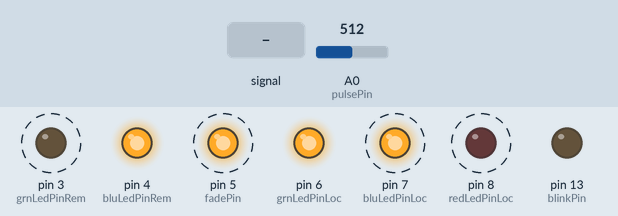
This sketch was run on a simulated Arduino Uno, built with avr-gcc and run on an emulated ATmega328P. On the bench: output pins drawn as LEDs (lit = HIGH). Dashed ring = blinking. Inputs (shaded band) come from the test bench; at power-on: A0 (pulsePin) = 512. What the sketch prints to the serial monitor is not drawn.

Above: at 13.2 s.
13.3 s: A0 (pulsePin) fed a 2 Hz sine of ±306 counts around its level
At 13.62 s:
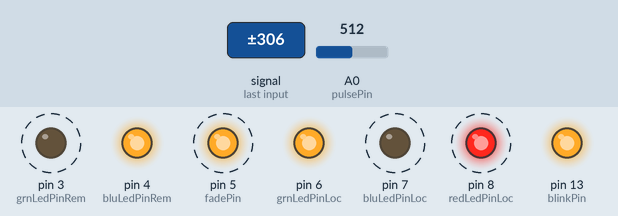
16.3 s: A0 (pulsePin) set to 521
19.3 s: A0 (pulsePin) set to 511
At 19.9 s:
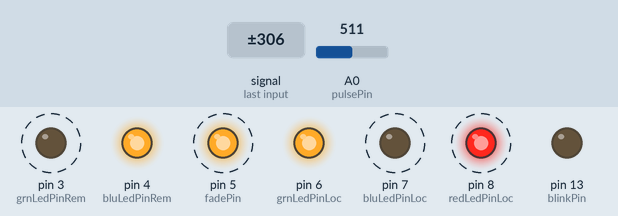
22.3 s: A0 (pulsePin) set to 716
At 23.5 s:
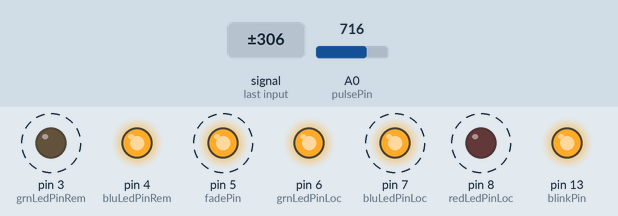
Timing chart, 0 to 26.3 s (numbered marks = the images above; inputs shaded):
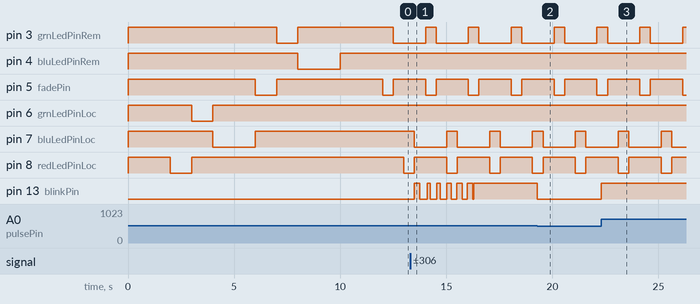

The sketch:

PulseSensorBeaTest2.ino
```cpp
/*
 PulseSensorBeatColor
Mods by Chris Jefferies, 12, 2012
Revamped original code from Pulse Sensor (see notes below)
This version uses a Fio, a 3.3V system, with xbee radios for 2 way communication.

The circuit uses 2 RGB LEDs for the setup.  They are common anode with 1K resistors in line
with the cathodes of each RGB color.  This still needs some refinement for matching the brightness/color
by adjusting the resistors.

XBee settings (use X-TCU). They mirror each other and have complimentary settings for MY and DL.
XBee 1:
PAN ID: 1111
DH: 0
DL: 12
MY: 11 (radio 17)

XBee 2:
PAN ID: 1111
DH: 0
DL: 11
MY: 12 (radio 18)

*/


/*
>> Pulse Sensor Amped 1.1 <<
 This code is for Pulse Sensor Amped by Joel Murphy and Yury Gitman
 www.pulsesensor.com
 >>> Pulse Sensor purple wire goes to Analog Pin 0 <<<
 Pulse Sensor sample aquisition and processing happens in the background via Timer 2 interrupt. 2mS sample rate.
 PWM on pins 3 and 11 will not work when using this code, because we are using Timer 2!
 The following variables are automatically updated:
 Signal :    int that holds the analog signal data straight from the sensor. updated every 2mS.
 IBI  :      int that holds the time interval between beats. 2mS resolution.
 BPM  :      int that holds the heart rate value, derived every beat, from averaging previous 10 IBI values.
 QS  :       boolean that is made true whenever Pulse is found and BPM is updated. User must reset.
 Pulse :     boolean that is true when a heartbeat is sensed then false in time with pin13 LED going out.

 This code is designed with output serial data to Processing sketch "PulseSensorAmped_Processing-xx"
 The Processing sketch is a simple data visualizer.
 All the work to find the heartbeat and determine the heartrate happens in the code below.
 Pin 13 LED will blink with heartbeat.
 If you want to use pin 13 for something else, adjust the interrupt handler
 It will also fade an LED on pin fadePin with every beat. Put an LED and series resistor from fadePin to GND.
 Check here for detailed code walkthrough:
 http://pulsesensor.myshopify.com/pages/pulse-sensor-amped-arduino-v1dot1

 Code Version 02 by Joel Murphy & Yury Gitman  Fall 2012
 This update changes the HRV variable name to IBI, which stands for Inter-Beat Interval, for clarity.
 Switched the interrupt to Timer2.  500Hz sample rate, 2mS resolution IBI value.
 Fade LED pin moved to pin 5 (use of Timer2 disables PWM on pins 3 & 11).
 Tidied up inefficiencies since the last version.
 */


#include<string.h>

// version setup
int majorVersion = 1;
int minorVersion = 1;
int buildVersion = 2;
String versString = "";
String thisVersion = versString + majorVersion + "." + minorVersion +"." + buildVersion;

//  Pulse Sensor variables
int pulsePin = 0;                 // Pulse Sensor purple wire connected to analog pin 0
int blinkPin = 13;                // pin to blink led at each beat
int fadePin = 5;                  // pin to do fancy classy fading blink at each beat
int fadeRate = 255;                 // de3fault = 0, used to fade LED on with PWM on fadePin

// RGB variables for remote LED
int grnLedPinRem = 3;  // Green LED, connected to digital pin 5
int bluLedPinRem = 4;  // Blue LED,  connected to digital pin 6
int redLedPinRem = 5;   // Red LED,   connected to digital pin 4

// RGB variables for local LED
int grnLedPinLoc = 6;  // Green LED, connected to digital pin 6
int bluLedPinLoc = 7;  // Blue LED,  connected to digital pin 7
int redLedPinLoc = 8;   // Red LED,   connected to digital pin 8

// Color arrays, RGB
int black[3]  = { 0, 0, 0 };
int white[3]  = { 80, 100, 100 };
int red[3]    = { 100, 0, 0 };
int green[3]  = { 0, 100, 0 };
int blue[3]   = { 0, 0, 100 };
int bluegreen[3]   = { 0, 100, 20 };
int dimwhite[3] = { 55, 55, 55 };
int purple[3] = { 80, 0, 80 };
int pink[3] = { 55, 0, 70 };
int orange[3] = { 55, 40, 0 };
int yellow[3] = { 100, 90, 0 };

// Color arrays, RGB - common anode
//int black[3]  = { 100, 100, 100 };
//int white[3]  = { 20, 0, 0 };
//int red[3]    = { 0, 100, 100 };
//int green[3]  = { 100, 0, 100 };
//int blue[3]   = { 100, 100, 0 };
//int bluegreen[3]   = { 100, 0, 80 };
//int dimwhite[3] = { 45, 45, 45 };
//int purple[3] = { 20, 100, 20 };
//int pink[3] = { 45, 100, 30 };
//int orange[3] = { 45, 60, 100 };
//int yellow[3] = { 0, 10, 100 };


const int terminatingChar = 13; // Terminate lines with CR
const int syncRange = 15; // the range of pulses within which we'll call it synchronized
int rBPM = 0; // remote beats per minute

// these variables are volatile because they are used during the interrupt service routine!
volatile int BPM;                   // used to hold the pulse rate
volatile int Signal;                // holds the incoming raw data
volatile int IBI = 600;             // holds the time between beats, the Inter-Beat Interval
volatile boolean Pulse = false;     // true when pulse wave is high, false when it's low
volatile boolean QS = false;        // becomes true when Arduoino finds a beat.

// ==================================================================
void setup(){
  pinMode(blinkPin,OUTPUT);         // pin that will blink to your heartbeat!
  pinMode(fadePin,OUTPUT);          // pin that will fade to your heartbeat!

  pinMode(redLedPinRem, OUTPUT);
  pinMode(grnLedPinRem, OUTPUT);
  pinMode(bluLedPinRem, OUTPUT);

  pinMode(redLedPinLoc, OUTPUT);
  pinMode(grnLedPinLoc, OUTPUT);
  pinMode(bluLedPinLoc, OUTPUT);

  Serial.begin(57600);             // we agree to talk fast!
  interruptSetup();                 // sets up to read Pulse Sensor signal every 2mS
  // UN-COMMENT THE NEXT LINE IF YOU ARE POWERING The Pulse Sensor AT LOW VOLTAGE,
  // AND APPLY THAT VOLTAGE TO THE A-REF PIN
  analogReference(EXTERNAL);


  // show version by LED
  // showVersionLED();
  Serial.print("started... BeatColor version: ");
  Serial.println(thisVersion);

  runTests();

}


// ==================================================================
void loop(){

    setLedColorRemote(red);
    delay(500);
    setLedColorRemote(green);
    delay(500);

    setLedColorLocal(red);
    delay(500);
    setLedColorLocal(blue);
    delay(500);

  // ledFadeToBeat();
  delay(20);                             //  take a break
}


// ==================================================================
/* various supporting methods */

// set the color of the remote RGB LED
void setRemoteLED(int beatValue){
  Serial.print("setRemoteLED: ");
  Serial.println(beatValue);

    setLedColorRemote(white);
    return;

  if (inSync(beatValue, rBPM)) {
        setLedColorRemote(white);
        return;
  }

  if (beatValue < 70) {
    setLedColorRemote(dimwhite);
    Serial.print("set: white, recd: ");
    Serial.println(beatValue);
  }
  else if (beatValue >= 71 && beatValue <= 80) {
    setLedColorRemote(yellow);
    Serial.print("set: yellow, recd: ");
    Serial.println(beatValue);
  }
  else if (beatValue >= 81 && beatValue <= 90) {
    setLedColorRemote(green);
    Serial.print("set: green, recd: ");
    Serial.println(beatValue);
  }
  else if (beatValue >= 91 && beatValue <= 100) {
    setLedColorRemote(blue);
    Serial.print("set: blue, recd: ");
    Serial.println(beatValue);
  }
  else if (beatValue >= 101 && beatValue <= 120) {
    setLedColorRemote(purple);
    Serial.print("set: purple, recd: ");
    Serial.println(beatValue);
  }
  else if (beatValue >= 121 && beatValue <= 150) {
    setLedColorRemote(red);
    Serial.print("set: red, recd: ");
    Serial.println(beatValue);
  }
  else {
    setLedColorRemote(white);
    Serial.print("set: white high, recd: ");
    Serial.println(beatValue);
  }
    delay(30);
    setLedColorLocal(black);
}

// set the color of the remote RGB LED
void setLocalLED(int bpm){
  int beatValue = bpm;

  Serial.print("setLocalLED: ");
  Serial.println(beatValue);

    setLedColorRemote(white);
    return;


    if (inSync(beatValue, BPM)) {
        setLedColorLocal(white);
        return;
  }

  if (beatValue < 70) {
    setLedColorLocal(dimwhite);
    // Serial.print("set: white, recd: ");
    // Serial.println(beatValue);
  }
  else if (beatValue >= 71 && beatValue <= 80) {
    setLedColorLocal(yellow);
    // Serial.print("set: yellow, recd: ");
    // Serial.println(beatValue);
  }
  else if (beatValue >= 81 && beatValue <= 90) {
    setLedColorLocal(green);
    // Serial.print("set: green, recd: ");
    // Serial.println(beatValue);
  }
  else if (beatValue >= 91 && beatValue <= 100) {
    setLedColorLocal(blue);
    // Serial.print("set: blue, recd: ");
    // Serial.println(beatValue);
  }
  else if (beatValue >= 101 && beatValue <= 120) {
    setLedColorLocal(purple);
    // Serial.print("set: purple, recd: ");
    // Serial.println(beatValue);
  }
  else if (beatValue >= 121 && beatValue <= 150) {
    setLedColorLocal(red);
    // Serial.print("set: red, recd: ");
    // Serial.println(beatValue);
  }
  else {
    setLedColorLocal(white);
    // Serial.print("set: white high, recd: ");
    // Serial.println(beatValue);
  }
    delay(30);
    setLedColorLocal(black);
}

boolean inSync(int bpm1, int bpm2){
  int minRange = min(bpm1,bpm2);
  int maxRange = max(bpm1,bpm2);
  if (maxRange - minRange <= syncRange){
    return true;
  }
  return false;
}

void ledFadeToBeat(){
  fadeRate -= 15;                         //  set LED fade value
  fadeRate = constrain(fadeRate,0,255);   //  keep LED fade value from going into negative numbers!
  analogWrite(fadePin,fadeRate);          //  fade LED
}

void sendDataToProcessing(char symbol, int data ){
  Serial.print(symbol);                // symbol prefix tells Processing what type of data is coming
  Serial.println(data);                // the data to send culminating in a carriage return
}

// send data to remote/mirror system
void sendDataToMirror(char symbol, int data ){
  // Serial.print("sending to mirror: "); // show what we're sending
  // Serial.println(data);                // the data to send culminating in a carriage return

  Serial.print(symbol);                // symbol prefix tells the mirror what type of data is coming
  Serial.println(data);                // the data to send culminating in a carriage return
}

void setLedColorRemote(int color[3]){
  // Convert to 0-255
  int R = (color[0] * 255) / 100;
  int G = (color[1] * 255) / 100;
  int B = (color[2] * 255) / 100;

  analogWrite(redLedPinRem, 255 - R);   // Write current values to LED pins
  analogWrite(grnLedPinRem, 255 - G);   // subtract from 255 for LED wired up as common anode
  analogWrite(bluLedPinRem, 255 - B);   // no subtraction for LED wired up as common cathode
  // Serial.print("color: ");  Serial.print(R); Serial.print(G); Serial.println(B);

}

void setLedColorLocal(int color[3]){
  // Convert to 0-255
  int R = (color[0] * 255) / 100;
  int G = (color[1] * 255) / 100;
  int B = (color[2] * 255) / 100;

  analogWrite(redLedPinLoc, 255 - R);   // Write current values to LED pins
  analogWrite(grnLedPinLoc, 255 - G);   // subtract from 255 for LED wired up as common anode
  analogWrite(bluLedPinLoc, 255 - B);   // no subtraction for LED wired up as common cathode
  // Serial.print("color: ");  Serial.print(R); Serial.print(G); Serial.println(B);

}


// ---------------------------------------------
// read serial port
char* serialReader(){
  static char serialReadString[50] = "";
  int index=0;
  int inByte = Serial.read();

  if (inByte > 0 && inByte != terminatingChar) { // If we see data (inByte > 0) and that data isn't a carriage return
    delay(50); //Allow serial data time to collect (I think. All I know is it doesn't work without this.)

    while (Serial.available() > 0 && inByte != terminatingChar && index <= 49){ // As long as EOL not found and there's more to read, keep reading
      serialReadString[index] = inByte; // Save the data in a character array
      index++; // increment position in array
      inByte = Serial.read(); // Read next byte
    }

    if (index >= 49){
      return "b"; // return this when the buffer is full
    }

    // If we terminated properly
    if (inByte == terminatingChar) {
      serialReadString[index] = 0; //Null terminate the serialReadString (Overwrites last position char (terminating char) with 0
      return serialReadString;
    }
  }
  return "n"; // return this when nothing is recieved...
}


// ---------------------------------------------
// convert string to int
int stringToInt(String thisString) {
  int i, value, length;
  length = thisString.length();
  char blah[(length+1)];
  for(i=0; i<length; i++) {
    blah[i] = thisString.charAt(i);
  }
  blah[i]=0;
  value = atoi(blah);
  return value;
}

// show the version through blinking LEDs
// red = major version
// green = minor version
// blue = buld number
void showVersionLED() {
  for (int i=0; i <= majorVersion-1; i++) {
    setLedColorLocal(red);
    delay(300);
    setLedColorLocal(black);
    delay(200);
  }
  for (int i=0; i <= minorVersion-1; i++) {
    setLedColorLocal(green);
    delay(300);
    setLedColorLocal(black);
    delay(200);
  }
  for (int i=0; i <= buildVersion-1; i++) {
    setLedColorLocal(blue);
    delay(300);
    setLedColorLocal(black);
    delay(200);
  }
  setLedColorLocal(white);
}

// spin the colors in the RGB LED
void spinLED() {
  for (int i=0; i <= 10; i++) {
    setLedColorLocal(red);
    delay(50);
    setLedColorLocal(purple);
    delay(50);
    setLedColorLocal(green);
    delay(50);
    setLedColorLocal(blue);
    delay(50);
  }
  setLedColorLocal(black);
}

void runTests(){
  setLedColorLocal(black);
  setLedColorRemote(black);
  delay(2000);

  setLedColorLocal(red);
  delay(1000);
  setLedColorLocal(green);
  delay(1000);
  setLedColorLocal(blue);
  delay(2000);
  setLedColorLocal(black);

  setLedColorRemote(red);
  delay(1000);
  setLedColorRemote(green);
  delay(1000);
  setLedColorRemote(blue);
  delay(2000);
  setLedColorRemote(black);
  delay(2000);
}
```

Source omitted: Interrupt.ino (5840 bytes)

Measured:
- after the input at 13.3 s, pin 13 (blinkPin): LOW → HIGH after 0.20 s, → LOW 0.25 s later, → HIGH 0.35 s later, → LOW 0.15 s later, … (12 changes in this stretch)
- after the input at 19.3 s, pin 13 (blinkPin): HIGH → LOW at once
- after the input at 22.3 s, pin 13 (blinkPin): LOW → HIGH at once
- by itself, pin 3 (grnLedPinRem), pin 7 (bluLedPinLoc): alternates HIGH for 0.50 s and LOW for 1.5 s
- by itself, pin 5 (fadePin), pin 8 (redLedPinLoc): alternates HIGH for 1.5 s and LOW for 0.50 s
